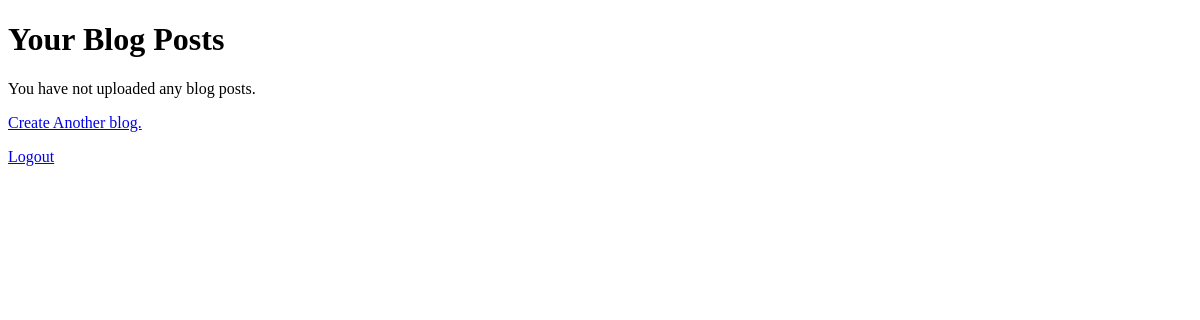
The page /doctor_blog_list/ (signed in) on the database as committed earlier.
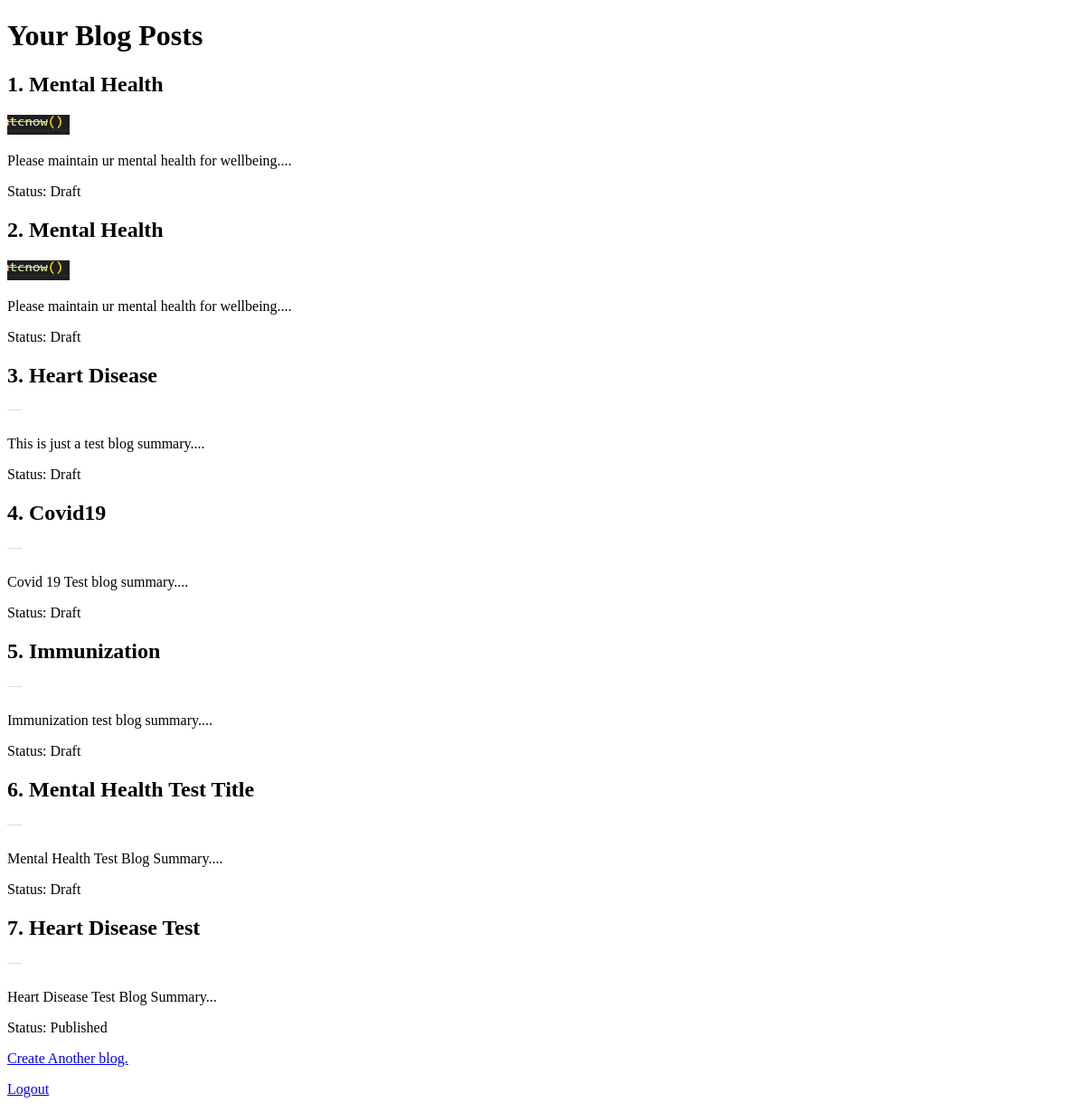
The same page on the database as committed later.
### blog/models.py (models this page shows, shortened)
class BlogPost(models.Model):
    TYPE_CHOICES = [
        ('mental_health', 'Mental Health'),
        ('heart_disease', 'Heart Disease'),
        ('covid19', 'Covid19'),
        ('immunization', 'Immunization')
    ]
    category = models.CharField(max_length=20, choices=TYPE_CHOICES, default='mental_health')
    title = models.CharField(max_length=200)
    image = models.ImageField(upload_to='blog/%Y/%m/%d', blank=True, null=True)
    summary = models.TextField()
    content = models.TextField()
    is_draft = models.BooleanField(default=True)
    doctor = models.ForeignKey(User, on_delete=models.CASCADE)
    created_at = models.DateTimeField(auto_now_add=True)
    updated_at = models.DateTimeField(auto_now=True)

### blog/views.py (the view)
# urls.py: path('doctor_blog_list/', doctor_blog_list, name='doctor_blog_list'),
@login_required
def doctor_blog_list(request):
    posts = BlogPost.objects.filter(doctor= request.user)
    return render(request, 'blog/doctor_blog_list.html', {'posts': posts})

### blog/templates/blog/doctor_blog_list.html (shortened to what this page needs)
<!DOCTYPE html>
<html lang="en">
<head>
</head>
<body>
    <h1>Your Blog Posts</h1>
    {% for post in posts %}
    <div class="post">
        <h2>{{ forloop.counter }}. {{ post.title }}</h2>
        {% if post.image %}
        <img src="{{ post.image.url }}" alt="{{ post.title }}" style="max-width: 300px;">
        {% endif %}
        <p>{{ post.summary|truncatewords:15 }}...</p>
        <p>Status: {{ post.is_draft|yesno:"Draft,Published" }}</p>
    </div>
    {% empty %}
    <p>You have not uploaded any blog posts.</p>
    {% endfor %}
    {% if request.user.is_authenticated %}
    <p class="px-10 py-10"><a class="text-indigo-700" href="{% url 'create_blog_post' %}">Create Another blog.</a></p>
    <p class="px-10 py-10"><a class="text-indigo-700" href="{% url 'logout' %}">Logout</a></p>
    {% endif %}
</body>
</html>

Rows that differ between the two databases and show on the page:
added BlogPost: title "Mental Health", image (picture), summary "Please maintain ur mental health for wellbeing.", is_draft "Draft"
added BlogPost: title "Mental Health", image (picture), summary "Please maintain ur mental health for wellbeing.", is_draft "Draft"
added BlogPost: title "Heart Disease", image (picture), summary "This is just a test blog summary.", is_draft "Draft"
added BlogPost: title "Covid19", image (picture), summary "Covid 19 Test blog summary.", is_draft "Draft"
added BlogPost: title "Immunization", image (picture), summary "Immunization test blog summary.", is_draft "Draft"
added BlogPost: title "Mental Health Test Title", image (picture), summary "Mental Health Test Blog Summary.", is_draft "Draft"
added BlogPost: title "Heart Disease Test", image (picture), summary "Heart Disease Test Blog Summary", is_draft "Published"
Other text that changed with them:
text no longer shown: "You have not uploaded any blog posts."
